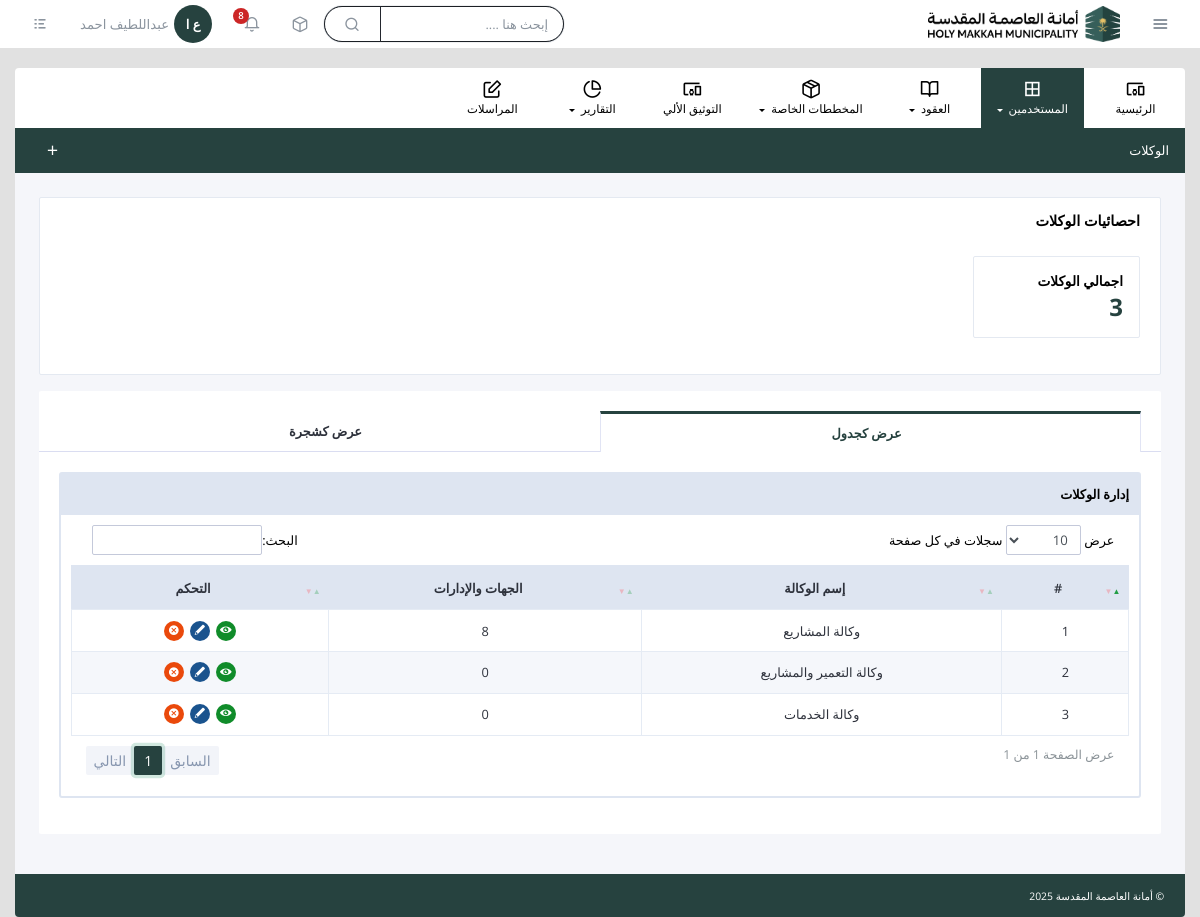
The page /agents/ (signed in) on the database its author committed.
### users/models.py (models this page shows, shortened)
class User(AbstractUser):
    name = models.CharField("name", max_length=255)
    created_at = models.DateTimeField(auto_now_add=True)
    updated_at = models.DateTimeField(auto_now=True)
    first_name = None
    last_name = None
    role = models.CharField(
        max_length=20,
        choices=Roles.CHOICES,
        default=Roles.USER
    )
    class Meta:
        db_table = 'users'

### agents/models.py (models this page shows, shortened)
class Agent(models.Model):
    name = models.CharField("name", max_length=255)
    class Meta:
        db_table = 'agents'

### agents/views.py (the view)
# urls.py: path('', views.agents, name='agents'),
@role_required('admin')
def agents(request):
    array_agents = Agent.objects.all()
    agents = []
    for agent in array_agents:
        departments_count = Department.objects.filter(agent_id=agent.id).count()
        agents.append([
            agent.id,
            agent.name,
            departments_count
        ])
    return render(request, 'agents/index.html', {
        'agents': agents
    })

### helpers/templatetags/helper.py (called while the page is built)
@register.filter
def initials(value):
    if not value:
        return ""
    parts = value.strip().split()
    if len(parts) == 1:
        return parts[0][0] * 2
    return parts[0][0] + ' ' + parts[-1][0]

### helpers/templatetags/nav_active.py (called while the page is built)
@register.simple_tag(takes_context=True)
def active(context, names):
    request = context['request']
    current = request.resolver_match.url_name
    name_list = names.split(',')
    return 'active-page' if current in name_list else ''

### helpers/utils.py (called while the page is built)
def role_required(role):
    def decorator(view_func):
        @wraps(view_func)
        def wrapper(request, *args, **kwargs):
            if not request.user.is_authenticated:
                return redirect('login')
            if request.user.role != role:
                return redirect('home')  # or no permit
            return view_func(request, *args, **kwargs)
        return wrapper
    return decorator

### templates/agents/index.html (shortened to what this page needs)
{% extends "base.html" %}
{% load static %}
{% block css %}
    <link rel="stylesheet" href="{% static 'site/vendor/datatables/dataTables.bs4.css' %}" />
    <link rel="stylesheet" href="{% static 'site/vendor/datatables/dataTables.bs4-custom.css' %}" />
{% endblock %}
{% block breadcrumb %}
    <li class="breadcrumb-item">الوكلات</li>
{% endblock %}
{% block app_action %}
    <ul class="app-actions">
        <li>
            <a href="{% url 'agents_create' %}" data-toggle="tooltip" data-placement="top" title="وكالة جديد"
                data-original-title="وكالة جديد">
                <i class="icon-add"></i>
            </a>
        </li>
    </ul>
{% endblock %}
{% block content %}
    <div class="row gutters">
        <div class="col-xl-12 col-lg-12 col-md-12 col-sm-12 col-12">
            <div class="card">
                <div class="card-header">
                    <div class="card-title">احصائيات الوكلات</div>
                </div>
                <div class="card-body">
                    <div class="row gutters">
                        <div class="col-xl-2 col-lg-4 col-md-4 col-sm-4 col-12">
                            <div class="ticket-status-card">
                                <h6>اجمالي الوكلات</h6>
                                <h3>{{ agents|length }}</h3>
                            </div>
                        </div>
                    </div>
                </div>
            </div>
        </div>
    </div>
    <div class="row gutters">
        <div class="col-xl-12 col-lg-12 col-md-12 col-sm-12 col-12">
            <div class="nav-tabs-container">
                <ul class="nav nav-tabs nav-justified" id="myTab5" role="tablist">
                    <li class="nav-item">
                        <a class="nav-link active" id="table-tab5" data-toggle="tab" href="#table5" role="tab" aria-controls="table5" aria-selected="false">عرض كجدول</a>
                    </li>
                    <li class="nav-item">
                        <a class="nav-link" id="tree-tab5" data-toggle="tab" href="#tree5" role="tab" aria-controls="tree5" aria-selected="false">عرض كشجرة</a>
                    </li>
                </ul>
                <div class="tab-content" id="myTabContent5">
                    <div class="tab-pane fade active show" id="table5" role="tabpanel" aria-labelledby="table-tab5">
                        <div class="table-container">
                            <div class="t-header">إدارة الوكلات</div>
                            <div class="table-responsive">
                                <table id="rowSelection" class="table custom-table">
                                    <thead>
                                        <tr>
                                            <th>#</th>
                                            <th>إسم الوكالة</th>
                                            <th>الجهات والإدارات</th>
                                            <th>التحكم</th>
                                        </tr>
                                    </thead>
                                    <tbody>
                                        {% for agent in agents %}
                                        <tr>
                                            <td>{{ agent.0 }}</td>
                                            <td>{{ agent.1 }}</td>
                                            <td>{{ agent.2 }}</td>
                                            <td>
                                                <div class="td-actions">
                                                    <a href="#" class="icon green" data-toggle="tooltip" data-placement="top" title=""
                                                        data-original-title="عرض">
                                                        <i class="icon-eye"></i>
                                                    </a>
                                                    <a href="{% url 'agents_edit' agent.0 %}" class="icon blue" data-toggle="tooltip" data-placement="top" title=""
                                                        data-original-title="تعديل">
                                                        <i class="icon-edit"></i>
                                                    </a>
                                                    <a href="#" class="icon red" data-toggle="tooltip" data-placement="top" title=""
                                                        data-original-title="حذف">
                                                        <i class="icon-cancel"></i>
                                                    </a>
                                                </div>
                                            </td>
                                        </tr>
                                        {% endfor %}
                                    </tbody>
                                </table>
                            </div>
                        </div>
                    </div>
                </div>
            </div>
        </div>
    </div>
{% endblock %}

### templates/base.html (shortened to what this page needs)
{% load static %}
{% load helper %}
{% load nav_active %}
<!doctype html>
<html lang="ar">
<head>
		<link rel="stylesheet" href="{% static 'site/css/bootstrap.min.css' %}">
		<link rel="stylesheet" href="{% static 'site/fonts/style.css' %}">
		<link rel="stylesheet" href="{% static 'site/css/main.css' %}">
        {% block css %}
        {% endblock %}
	</head>
	<body>
		<header class="header">
			<div class="logo-wrapper">
				<a href="{% url 'home' %}" class="logo">
					<img src="{% static 'site/img/logo.png' %}" alt="Tawtheeq Admin Dashboard" />
				</a>
				<a href="javascript:void(0)" class="quick-links-btn" data-toggle="tooltip" data-placement="right" title="" data-original-title="روابط سريعة">
					<i class="icon-menu1"></i>
				</a>
			</div>
			<div class="header-items">
				<div class="custom-search">
					<input type="text" class="search-query" placeholder="إبحث هنا ....">
					<i class="icon-search1"></i>
				</div>
				<ul class="header-actions">
					<li class="dropdown">
						<a href="javascript:void(0)" id="notifications" data-toggle="dropdown" aria-haspopup="true">
							<i class="icon-box"></i>
						</a>
					</li>
					<li class="dropdown">
						<a href="javascript:void(0)" id="notifications" data-toggle="dropdown" aria-haspopup="true">
							<i class="icon-bell"></i>
							<span class="count-label">8</span>
						</a>
					</li>
					<li class="dropdown">
						<a href="javascript:void(0)" id="userSettings" class="user-settings" data-toggle="dropdown" aria-haspopup="true">
							<span class="user-name">{{ request.user.name }}</span>
							<span class="avatar">{{ request.user.name|initials }}</span>
						</a>
					</li>
					<li>
						<a href="javascript:void(0)" class="quick-settings-btn" data-toggle="tooltip" data-placement="left" title="" data-original-title="إعدادات سريعة">
							<i class="icon-list"></i>
						</a>
					</li>
				</ul>
			</div>
		</header>
		<div class="container-fluid">
			<nav class="navbar navbar-expand-lg custom-navbar">
				<div class="collapse navbar-collapse" id="WafiAdminNavbar">
					<ul class="navbar-nav">
						<li class="nav-item">
							<a class="nav-link {% active 'home' %}" href="{% url 'home' %}" role="button">
								<i class="icon-devices_other nav-icon"></i>
								الرئيسية
							</a>
						</li>
						<li class="nav-item dropdown">
							<a class="nav-link dropdown-toggle {% active 'agents,agents_create,agents_edit,departments,departments_create,departments_edit,companies,companies_create,companies_edit,users,users_create,users_edit' %}" href="javascript:void(0)" id="tablesDropdown" role="button" data-toggle="dropdown" aria-haspopup="true" aria-expanded="false">
								<i class="icon-border_all nav-icon"></i>
								المستخدمين
							</a>
						</li>
						<li class="nav-item dropdown">
							<a class="nav-link dropdown-toggle  {% active 'contracts,contracts_create,contracts_edit,contract_transactions,contract_transactions_create,contract_transactions_edit,contract_transaction_types,contract_transaction_types_create,contract_transaction_types_edit' %}" href="javascript:void(0)" id="pagesDropdown" role="button" data-toggle="dropdown" aria-haspopup="true" aria-expanded="false">
								<i class="icon-book-open nav-icon"></i>
								العقود
							</a>
						</li>
						<li class="nav-item dropdown">
							<a class="nav-link dropdown-toggle" href="javascript:void(0)" id="appsDropdown" role="button" data-toggle="dropdown" aria-haspopup="true" aria-expanded="false">
								<i class="icon-package nav-icon"></i>
								المخططات الخاصة
							</a>
						</li>
						<li class="nav-item">
							<a class="nav-link {% active 'automated_documentation' %}" href="{% url 'automated_documentation' %}" role="button">
								<i class="icon-devices_other nav-icon"></i>
								التوثيق الألي
							</a>
						</li>
						<li class="nav-item dropdown">
							<a class="nav-link dropdown-toggle" href="javascript:void(0)" id="graphsDropdown" role="button" data-toggle="dropdown" aria-haspopup="true" aria-expanded="false">
								<i class="icon-pie-chart1 nav-icon"></i>
								التقارير
							</a>
						</li>
						<li class="nav-item">
							<a class="nav-link {% active 'chats' %}" href="{% url 'chats' %}" role="button">
								<i class="icon-edit1 nav-icon"></i>
								المراسلات
							</a>
						</li>
					</ul>
				</div>
			</nav>
			<div class="main-container">
				<div class="page-header">
					<ol class="breadcrumb">
						{% block breadcrumb %}{% endblock %}
					</ol>
					{% block app_action %}
					{% endblock %}
				</div>
				<div class="content-wrapper">
                    {% block content %}
                    {% endblock %}
				</div>
			</div>
			<footer class="main-footer">© أمانة العاصمة المقدسة 2025</footer>
		</div>
	</body>
</html>

### rows shown on the page
User: user.name "عبداللطيف احمد", user.name|initials "ع ا"
Agent: name "وكالة المشاريع"
Agent: name "وكالة التعمير والمشاريع"
Agent: name "وكالة الخدمات"

### other values the page prints
{{ agents|length }} "3"
{{ agent.0 }} "1" "2" "3"
{{ agent.2 }} "8" "0" "0"
